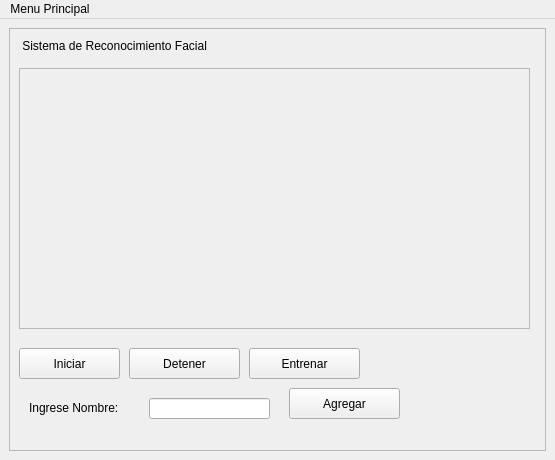
<?xml version="1.0" encoding="UTF-8"?>
<ui version="4.0">
 <class>MainWindow</class>
 <widget class="QMainWindow" name="MainWindow">
  <property name="windowModality">
   <enum>Qt::ApplicationModal</enum>
  </property>
  <property name="geometry">
   <rect>
    <x>0</x>
    <y>0</y>
    <width>555</width>
    <height>460</height>
   </rect>
  </property>
  <property name="windowTitle">
   <string>Reconocimiento Facial</string>
  </property>
  <property name="windowIcon">
   <iconset>
    <normaloff>logo-UNLa.jpg</normaloff>logo-UNLa.jpg</iconset>
  </property>
  <property name="autoFillBackground">
   <bool>false</bool>
  </property>
  <property name="styleSheet">
   <string notr="true">font: 75 italic 12pt &quot;Times New Roman&quot;;
background-image: url(&quot;frameunla.png&quot;);</string>
  </property>
  <widget class="QWidget" name="centralwidget">
   <layout class="QGridLayout" name="gridLayout">
    <item row="0" column="0">
     <widget class="QFrame" name="main_frame">
      <property name="frameShape">
       <enum>QFrame::StyledPanel</enum>
      </property>
      <property name="frameShadow">
       <enum>QFrame::Raised</enum>
      </property>
      <widget class="QLabel" name="label">
       <property name="geometry">
        <rect>
         <x>10</x>
         <y>10</y>
         <width>331</width>
         <height>16</height>
        </rect>
       </property>
       <property name="text">
        <string> Sistema de Reconocimiento Facial</string>
       </property>
      </widget>
      <widget class="QFrame" name="ImgWidget">
       <property name="geometry">
        <rect>
         <x>10</x>
         <y>40</y>
         <width>511</width>
         <height>261</height>
        </rect>
       </property>
       <property name="frameShape">
        <enum>QFrame::StyledPanel</enum>
       </property>
       <property name="frameShadow">
        <enum>QFrame::Raised</enum>
       </property>
      </widget>
      <widget class="QLabel" name="label_2">
       <property name="geometry">
        <rect>
         <x>20</x>
         <y>370</y>
         <width>121</width>
         <height>20</height>
        </rect>
       </property>
       <property name="text">
        <string>Ingrese Nombre:</string>
       </property>
      </widget>
      <widget class="QLineEdit" name="nameText">
       <property name="geometry">
        <rect>
         <x>140</x>
         <y>370</y>
         <width>121</width>
         <height>21</height>
        </rect>
       </property>
      </widget>
      <widget class="QPushButton" name="pushButton">
       <property name="geometry">
        <rect>
         <x>280</x>
         <y>360</y>
         <width>111</width>
         <height>31</height>
        </rect>
       </property>
       <property name="text">
        <string>Agregar</string>
       </property>
      </widget>
      <widget class="QPushButton" name="startButton">
       <property name="geometry">
        <rect>
         <x>10</x>
         <y>320</y>
         <width>101</width>
         <height>31</height>
        </rect>
       </property>
       <property name="text">
        <string>Iniciar</string>
       </property>
      </widget>
      <widget class="QLabel" name="mensajeLabel">
       <property name="geometry">
        <rect>
         <x>320</x>
         <y>10</y>
         <width>201</width>
         <height>20</height>
        </rect>
       </property>
       <property name="font">
        <font>
         <family>Times New Roman</family>
         <pointsize>12</pointsize>
         <weight>9</weight>
         <italic>true</italic>
         <bold>false</bold>
        </font>
       </property>
       <property name="text">
        <string/>
       </property>
      </widget>
      <widget class="QPushButton" name="pushButton_2">
       <property name="geometry">
        <rect>
         <x>240</x>
         <y>320</y>
         <width>111</width>
         <height>31</height>
        </rect>
       </property>
       <property name="text">
        <string>Entrenar</string>
       </property>
      </widget>
      <widget class="QPushButton" name="pushButton_3">
       <property name="geometry">
        <rect>
         <x>120</x>
         <y>320</y>
         <width>111</width>
         <height>31</height>
        </rect>
       </property>
       <property name="text">
        <string>Detener</string>
       </property>
      </widget>
     </widget>
    </item>
   </layout>
  </widget>
  <widget class="QMenuBar" name="menubar">
   <property name="geometry">
    <rect>
     <x>0</x>
     <y>0</y>
     <width>555</width>
     <height>25</height>
    </rect>
   </property>
   <widget class="QMenu" name="menuHunla">
    <property name="title">
     <string>Menu Principal</string>
    </property>
    <addaction name="separator"/>
    <addaction name="actionInciar_Busqueda"/>
   </widget>
   <addaction name="menuHunla"/>
  </widget>
  <action name="actionInciar_Busqueda">
   <property name="text">
    <string>Inciar Busqueda</string>
   </property>
  </action>
  <action name="actionAgregar_Persona">
   <property name="text">
    <string>Agregar Imagen</string>
   </property>
  </action>
 </widget>
 <resources/>
 <connections/>
</ui>
